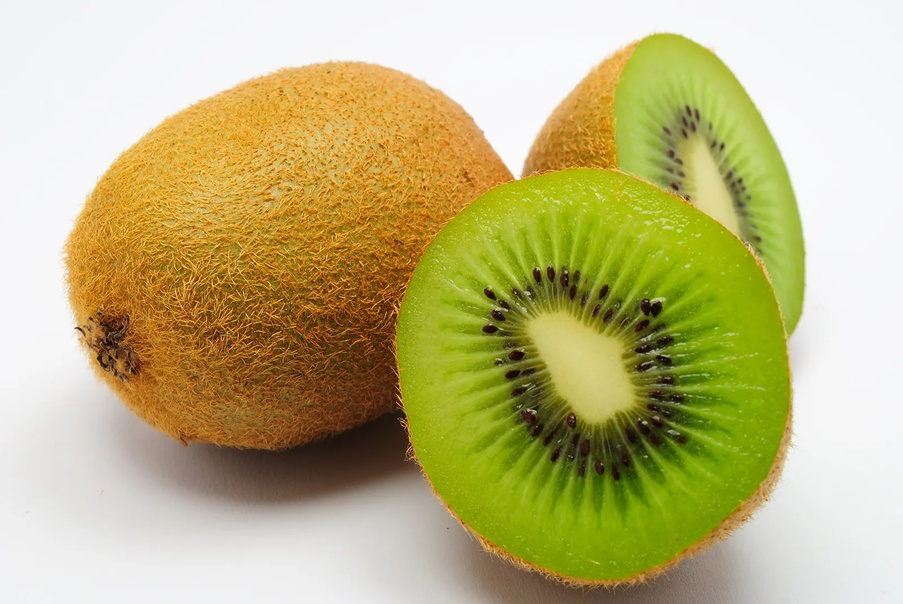
#> input picture Lab4vaBTtangcuong/exercise/Kiwi-fruit.jpg, 903 x 604 px, shrunk from 1600 x 1071 before the run, given in place of papaya.jpg, which was not available
$ jupyter execute 2.2.ipynb   (text cells are left out)
#> lines starting #> are read from the running program, lines starting #| are printed output that depends on the picture; pictures that were not available may be replaced by others from this repository, and a replacement may not be noted
[cell 1]
# 1. Thư viện cần thiết
from PIL import Image
import numpy as np
import matplotlib.pyplot as plt
import cv2
import os

# 2. Hàm áp dụng gradient màu
def apply_gradient(img, color_start, color_end):
    img = img.convert('RGBA')
    np_img = np.array(img)
    alpha = np_img[:, :, 3] / 255.0
    gray = cv2.cvtColor(np_img[:, :, :3], cv2.COLOR_RGB2GRAY) / 255.0

    # Tạo gradient màu giữa 2 màu
    gradient = np.zeros_like(np_img[:, :, :3], dtype=np.uint8)
    for i in range(3):
        gradient[:, :, i] = (color_start[i] + (color_end[i] - color_start[i]) * gray).astype(np.uint8)

    # Gắn alpha trở lại
    gradient_img = np.dstack((gradient, (alpha * 255).astype(np.uint8)))
    return Image.fromarray(gradient_img)

# 3. Đường dẫn ảnh
img_papaya = Image.open("exercise/papaya.jpg").convert("RGBA")
img_watermelon = Image.open("exercise/watermelon.jpg").convert("RGBA")
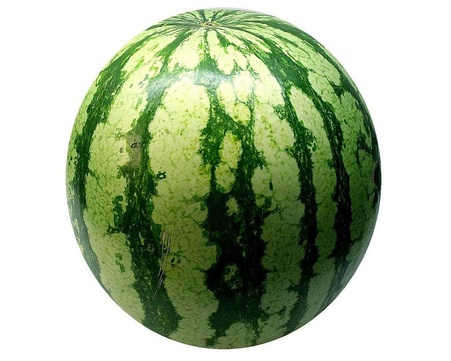
#> input picture Lab4vaBTtangcuong/exercise/watermelon.jpg, 451 x 361 px, shrunk from 800 x 640 before the run

# 4. Áp dụng gradient
# Đu đủ: đỏ → xanh lá
colored_papaya = apply_gradient(img_papaya, color_start=(255, 0, 0), color_end=(0, 255, 0))
#> in apply_gradient, `alpha = np_img[:, :, 3] / 255.0`: alpha: shape (604, 903) float64; every value is 1
#> in apply_gradient, `gray = cv2.cvtColor(np_img[:, :, :3], cv2.COLOR_RGB2GRAY) / 255.0`:
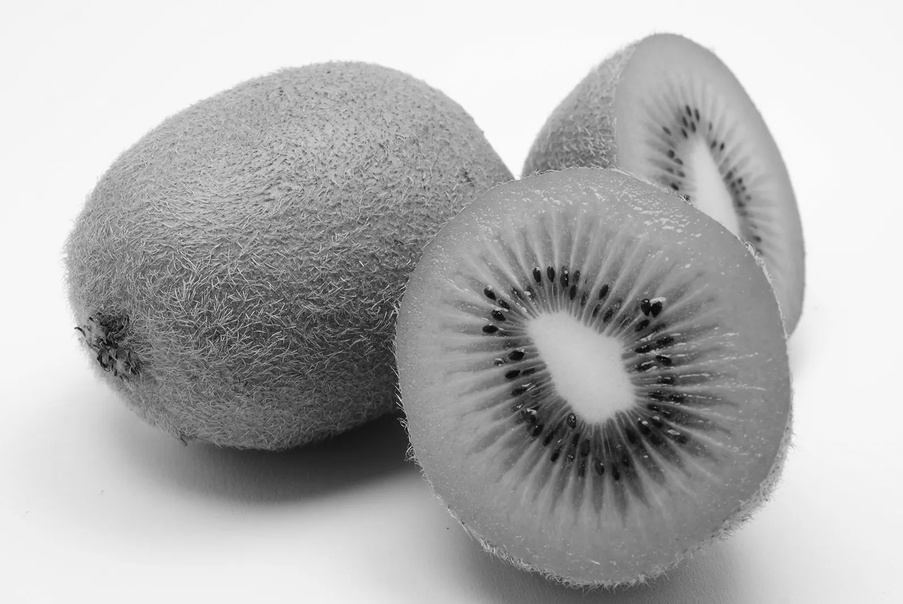
#> gray: shape (604, 903) float64; min 0.0118, max 0.992, mean 0.696
#> after the loop in apply_gradient, `for i in range(3):`:
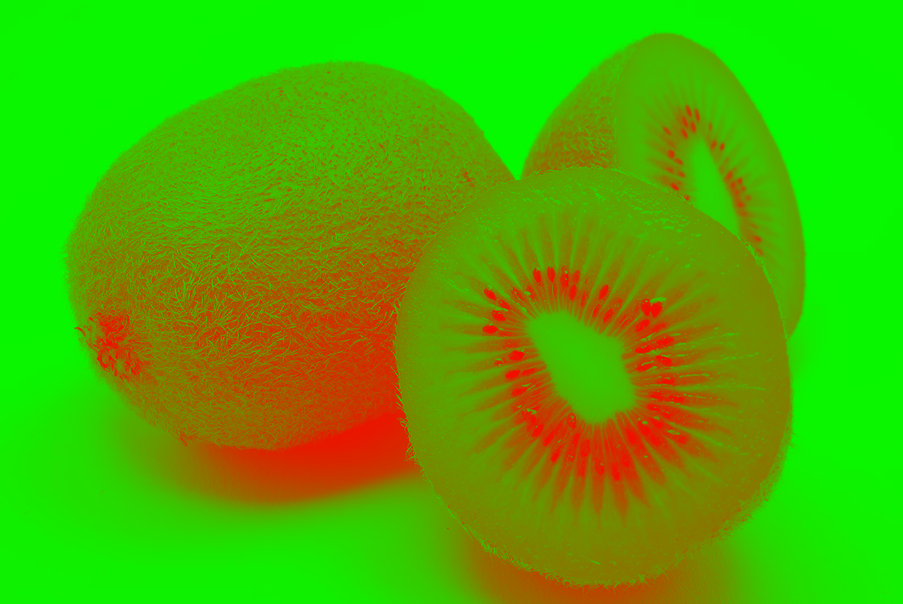
#> gradient: shape (604, 903, 3); mean of channels 0, 1, 2 77.5, 177.5, 0; drawn as R, G, B

# Dưa hấu: vàng → tím
colored_watermelon = apply_gradient(img_watermelon, color_start=(255, 255, 0), color_end=(128, 0, 128))
#> call 2 of apply_gradient, with color_start = (255, 255, 0), color_end = (128, 0, 128)
#> in apply_gradient (call 2), `alpha = np_img[:, :, 3] / 255.0`: alpha: shape (361, 451) float64; every value is 1
#> in apply_gradient (call 2), `gray = cv2.cvtColor(np_img[:, :, :3], cv2.COLOR_RGB2GRAY) / 255.0`:
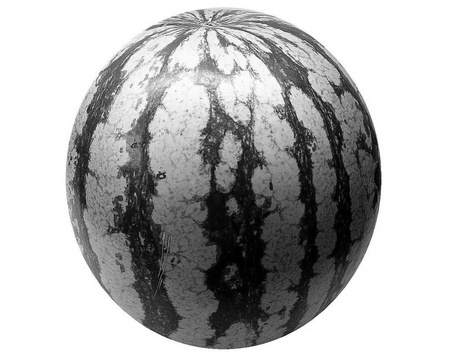
#> gray: shape (361, 451) float64; min 0, max 1, mean 0.7
#> after the loop in apply_gradient (call 2), `for i in range(3):`:
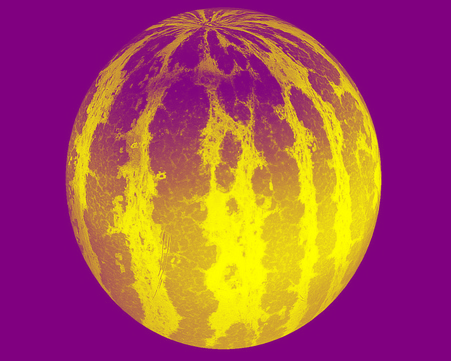
#> gradient: shape (361, 451, 3); mean of channels 0, 1, 2 165.8, 76.4, 89.4; drawn as R, G, B

# 5. Tạo nền trong suốt
canvas_w = colored_papaya.width + colored_watermelon.width
#> canvas_w = 1354
canvas_h = max(colored_papaya.height, colored_watermelon.height)
#> canvas_h = 604
transparent_bg = Image.new("RGBA", (canvas_w, canvas_h), (0, 0, 0, 0))
#> transparent_bg: PIL image 1354x604 RGBA; every value is 0

# 6. Ghép ảnh
transparent_bg.paste(colored_papaya, (0, (canvas_h - colored_papaya.height)//2), colored_papaya)
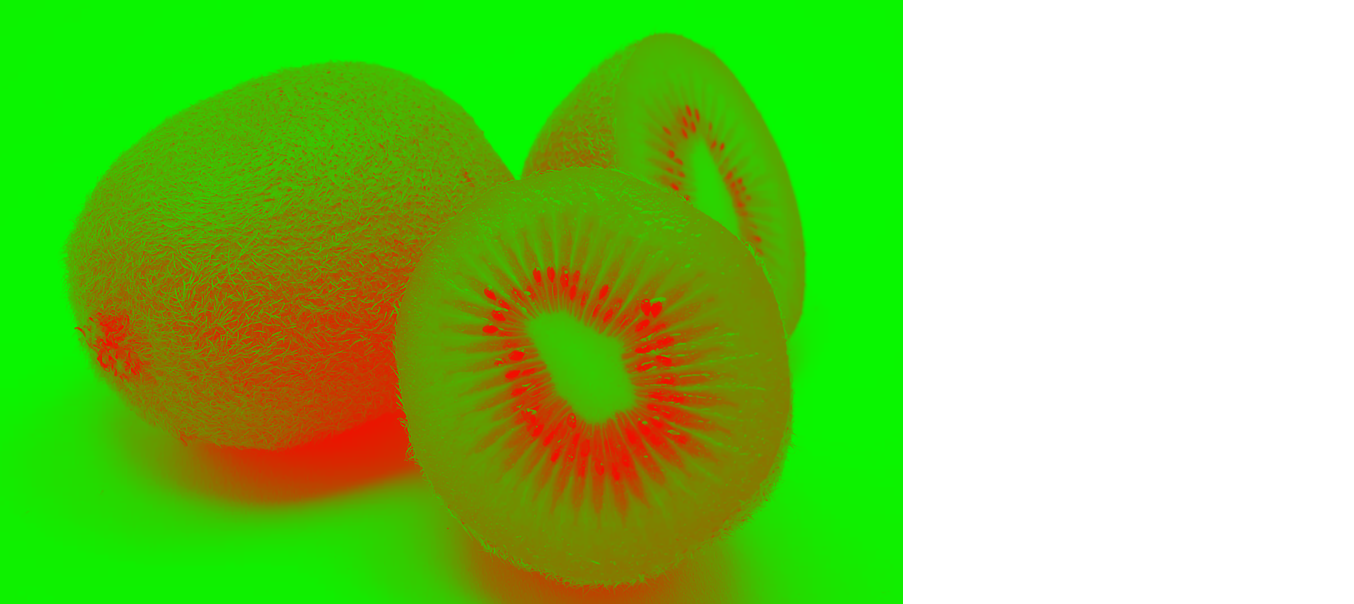
#> transparent_bg: PIL image 1354x604 RGBA; mean R, G, B, A 51.7, 118.4, 0, 170.1; transparent parts drawn white
transparent_bg.paste(colored_watermelon, (colored_papaya.width, (canvas_h - colored_watermelon.height)//2), colored_watermelon)
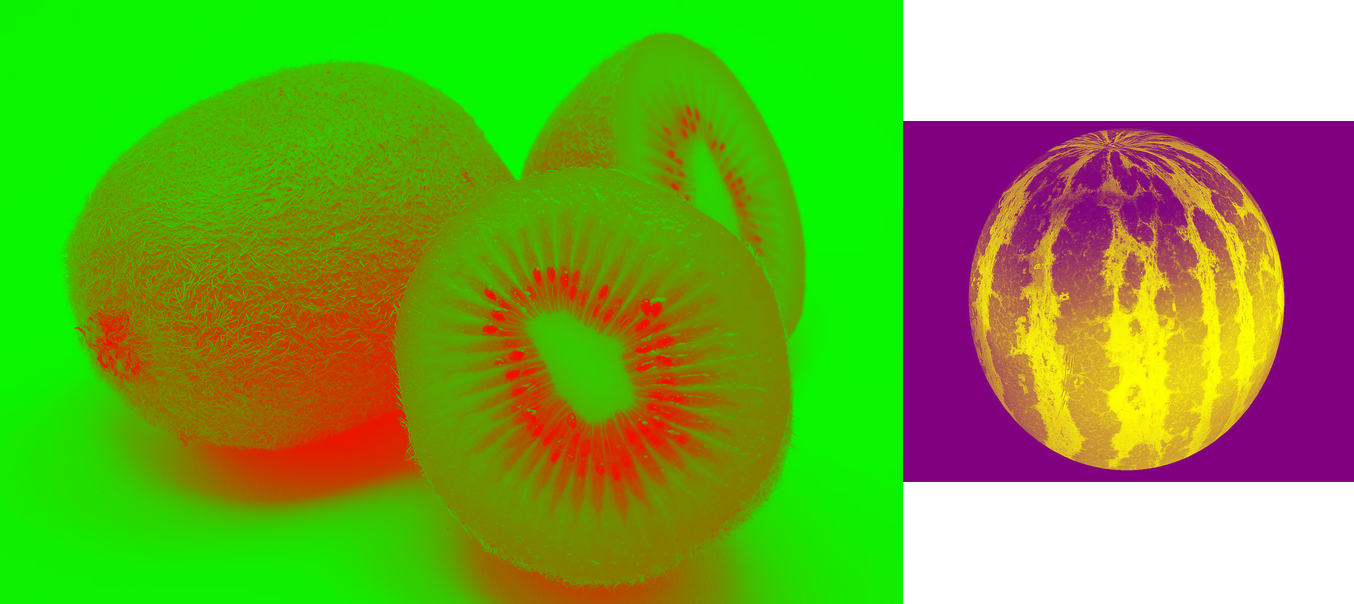
#> transparent_bg: PIL image 1354x604 RGBA; mean R, G, B, A 84.7, 133.6, 17.8, 220.8; transparent parts drawn white

# 7. Lưu kết quả
output_path = "fruit_composite.png"
transparent_bg.save(output_path, format="PNG")
print(f"Đã lưu ảnh tại: {output_path}")

# 8. Hiển thị ảnh kết quả
plt.imshow(transparent_bg)
plt.axis('off')
plt.title("Kết quả ghép")
plt.show()
